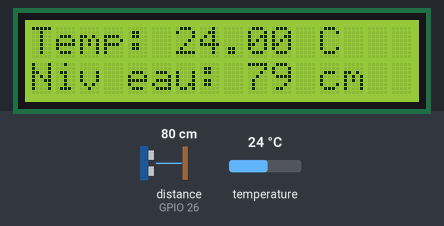
A sketch run on a simulated ESP32. Parts: 16×2 character LCD. Wiring (from diagram.json): ultrasonic range finder: trigger GPIO 27; echo GPIO 26. The inputs (shaded band) are chosen by the test bench; at power-on: distance to the obstacle (sensor on GPIO 26) 80 cm, temperature 24 °C. The echo pulse lasts 58.3 µs per cm; what the sketch prints to the serial monitor is not drawn.

Above: at 1.2 s.
1.3 s: distance to the obstacle (sensor on GPIO 26) set to 2 cm
At 3.8 s:
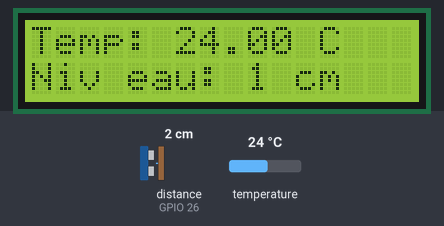
4.1 s: distance to the obstacle (sensor on GPIO 26) set to 120 cm
At 5.4 s:
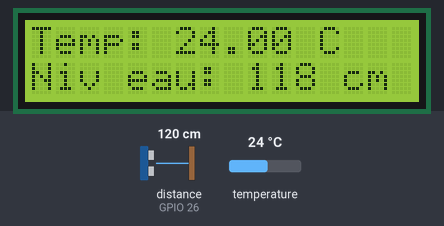
9.8 s: temperature set to 12 °C
At 10.9 s:
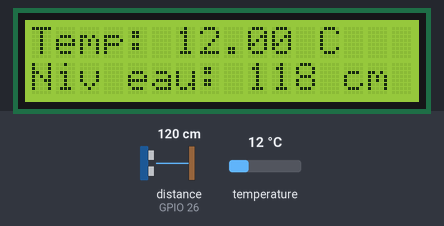
12.3 s: temperature set to 19 °C
At 13.8 s:
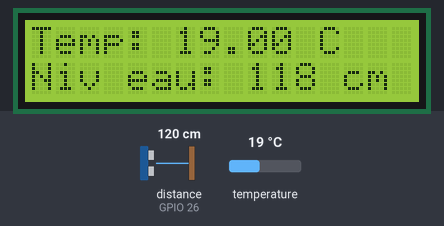
14.9 s: distance to the obstacle (sensor on GPIO 26) set to 60 cm
At 16.3 s:
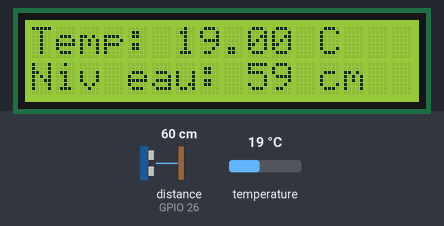
20.6 s: temperature set to 28 °C
At 21.3 s:
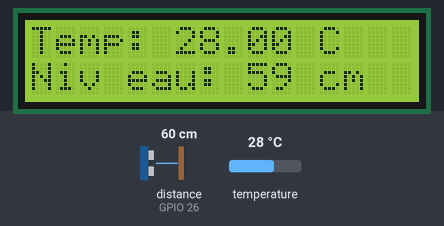
Timing chart, 0 to 23.6 s (numbered marks = the images above; inputs shaded):
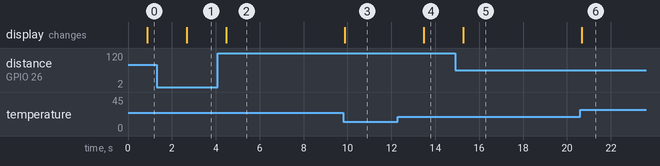

Measured:
- after the input at 1.3 s, the display: changes after 1.4 s (image 1)
- after the input at 4.1 s, the display: changes after 0.37 s (image 2)
- after the input at 9.8 s, the display: changes after 0.08 s (image 3)
- after the input at 12.3 s, the display: changes after 1.2 s (image 4)
- after the input at 14.9 s, the display: changes after 0.38 s (image 5)
- after the input at 20.6 s, the display: changes after 0.07 s (image 6)

The sketch:

sketch.ino
```cpp
// Christian NGATCHOU & Franc MEVENGUE

#include <OneWire.h>
#include <DallasTemperature.h>
#include <Wire.h>
#include <LiquidCrystal_I2C.h>

// Configuration du capteur de température
#define ONE_WIRE_BUS 33
OneWire oneWire(ONE_WIRE_BUS);
DallasTemperature sensors(&oneWire);

// Configuration du capteur à ultrasons
const int trigPin = 27;
const int echoPin = 26;
long duration;
int distance;

// Initialise l'écran LCD I2C à l'adresse 0x27 pour un écran 16 caractères et 2 lignes
LiquidCrystal_I2C lcd(0x27, 16, 2);

void setup() {
  Serial.begin(115200);
  sensors.begin();
  pinMode(trigPin, OUTPUT);
  pinMode(echoPin, INPUT);

  lcd.init(); // Initialiser l'écran LCD
  lcd.backlight(); // Allumer le rétroéclairage
}

void loop() {
  // Mesure de la température
  sensors.requestTemperatures();
  float temperatureC = sensors.getTempCByIndex(0);
  Serial.print("Temperature: ");
  Serial.print(temperatureC);
  Serial.println("°C");

  // Mesure du niveau d'eau
  digitalWrite(trigPin, LOW);
  delayMicroseconds(2);
  digitalWrite(trigPin, HIGH);
  delayMicroseconds(10);
  digitalWrite(trigPin, LOW);
  duration = pulseIn(echoPin, HIGH);
  distance = duration * 0.034 / 2;
  Serial.print("Niveau d'eau: ");
  Serial.print(distance);
  Serial.println(" cm");

  // Afficher les données sur l'écran LCD
  lcd.clear();
  lcd.setCursor(0, 0); // Définir le curseur au début de la première ligne
  lcd.print("Temp: ");
  lcd.print(temperatureC);
  lcd.print(" C");

  lcd.setCursor(0, 1); // Définir le curseur au début de la deuxième ligne
  lcd.print("Niv eau: ");
  lcd.print(distance);
  lcd.print(" cm");

  delay(1000); // Attendre une seconde avant de répéter la mesure
}
```
